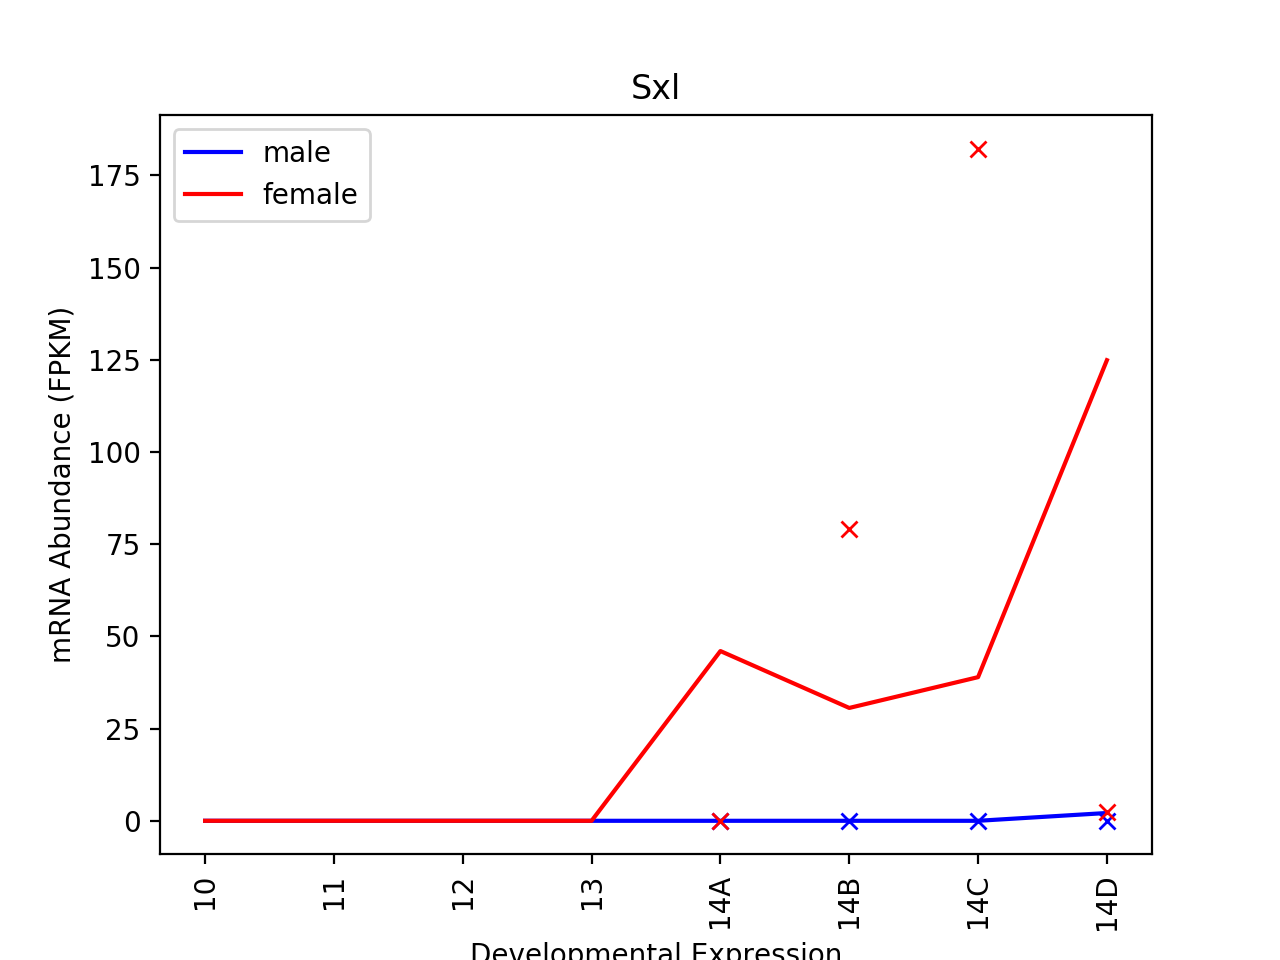

The Python source for this figure:
#!/usr/bin/env python3

"""
Usage ./02-timecourse.py <t_name> <samples.csv>, <FPKMs>
Create a timecourse of a given transcript for females

./timecourse.py FBtr0331261 ~/qbb2019/data/samples.csv all.csv

"""

import sys
import pandas as pd
import matplotlib.pyplot as plt
import os

def get_fpkm_data(fpkms,columns):
    fpkms = fpkms.drop(fpkms.columns[list(columns)],axis=1)
    fpkms = fpkms.drop(columns="gene_name")
    return fpkms

def get_replicate_fpkm_data(ctab_data_dir,metadata_file,sex_):
    fpkm = [ ]
    for i, line in enumerate(open(metadata_file)):
        if i == 0:
            continue
        fields = line.split(",")
        srr_id = fields[0]
        sex = fields[1]
        if sex != sex_:
            continue
        stage = fields[2]
        ctab_path = os.path.join(ctab_data_dir, srr_id, 
                                "t_data.ctab")
    
       # print(ctab_path)
        df = pd.read_csv(ctab_path, sep="\t", 
                          index_col="t_name")
        fpkm.append(df.loc["FBtr0331261","FPKM"])
    return fpkm

t_name = sys.argv[1] # tname
samples = pd.read_csv(sys.argv[2])# samples csv
fpkm_file = sys.argv[3] #all csv
df = pd.read_csv(fpkm_file, index_col="t_name")


fpkms1 = get_fpkm_data(df,range(9,17))
fpkms2 = get_fpkm_data(df,range(1,9))

samples = pd.read_csv(sys.argv[2]) #samples csv

#fpkms = pd.read_csv(sys.argv[3], index_col="t_name")

my_data = (fpkms1.loc[t_name,:])
my_data2 = (fpkms2.loc[t_name,:])


male_rep_data = get_replicate_fpkm_data(sys.argv[5],sys.argv[4],"male")
female_rep_data = get_replicate_fpkm_data(sys.argv[5],sys.argv[4],"female")

print(male_rep_data)
print(female_rep_data)


fig, ax = plt.subplots()
ax.plot(range(8),my_data, color="blue", label='male')
ax.plot(range(8),my_data2, color="red", label='female')
ax.plot(range(4,8),male_rep_data,'x', color="blue")
ax.plot(range(4,8),female_rep_data,'x', color="red")
ax.set_title("Sxl")
ax.set_xlabel("Developmental Expression")
ax.set_xticks([0,1,2,3,4,5,6,7])
ax.set_xticklabels(['10', '11', '12', '13', '14A', '14B', '14C', '14D'], rotation=90)
ax.set_ylabel("mRNA Abundance (FPKM)")
plt.legend(loc='upper left')
plt.show()
fig.savefig("timecourse.png")
plt.close(fig)








